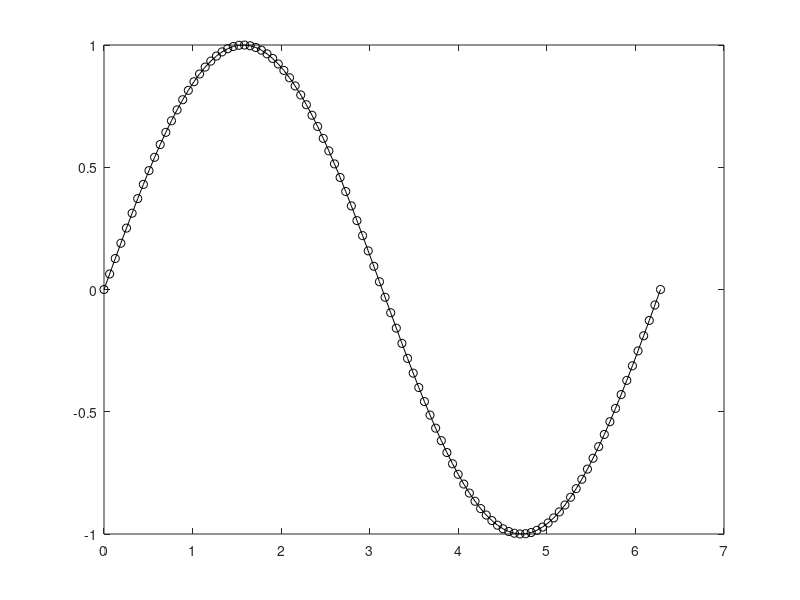

This figure's MATLAB source:
% 변수대입
a = 1;

% 행렬
b = [1 2 3];      % 1*3
b = [1; 2; 3];    % 3*1
c = b'            % 전치행렬
d=1;              % 명령 창에는 뜨지않음
                  % ;(세미콜론)의 두가지 역할


d =[1 2 3;4 5 6];
d(1,3);           % d의 1행3열


2*3;
b.^2;             % .^2을 붙혀 각각의 원소를 제곱


a=[1 2 3];
b=[7 8 9];
a.*b;             % a의 원소를 b의 원소에 곱합
a * b';           % a(1*3) * b(3*1)로 내적을 구함


zeros(3,3) ;      % 원소가 0인 3*3 행렬
eye(3);           % 대각선 성분만 1인 행렬
ones(3,3);        % 원소가 1인 3*3 행렬 


A = [1 2 3; 4 5 6; 7 8 9];
sum(A);           % 각 열별로의 합
sum(sum(A));      % 열 연산이 기본이지만 1행의 경우 행 연산을 한다.
max(A);           % 열 중에 제일 큰 값을 출력
min(A)            % 열 중에 제일 작은 값을 출력


A = [1 2; 3 4];
B = [5 6; 7 8];
A - B;
size(A);          % A의 크기
length(a);        % x*y 중 큰 값을 출력
A*B;               % 행렬의 곱
A.*B;              % 각 원소끼리의 곱


A = [1 26 8; 16 3 8; 2 16 25];
A(2, 1:3);   % 1번 방법
A(2, 1:end); % 2번 방법
A(2,:);      % 3번 방법


round(1.6); % 반올림
floor(1.6); % 반내림
ceil(1.6);  % 올림


x =[1 2 3 4 5]; y=[5 4 3 2 1];
x<y      % x가 y보다 작은 부분을 '1'로 나머지는 '0'으로 출력(참/거짓)
x(x<y)   % x<y 인 x값을 출력
whos     % 작업 공간의 변수들을 출력
whos d   % d만 출력




% 편집기 사용
clear; % 작업 공간 초기화
clc;   
a=1;  % 세미콜론은 명령 창에 안 띄우도록 해줌
b=2;
c=a+b

% 반복문(for)
for x=0:0.5:1
    a=2^x
end

clear; clc;
for k=5:-2:1
    b=k
end

% 반복문(while)
a=1
while a<4
    a=a+1
end


% 조건문 (if)
clear; clc;

a=3;
if a<1
    b=a+1
elseif a<3
    c=a+2
else
    d=a+3
end


% 조건문(switch)
switch i
    case 1.5
        b = 2
    case 2
        b = 3
    otherwise
        b = 5
end



% **linspace(시작점,끝점,점의 총수)
x = linspace(0,5,6)
y = linspace(-1,1,5)

x=linspace(0,2*pi,100)
y=sin(x);

plot(x,y,'ko-')